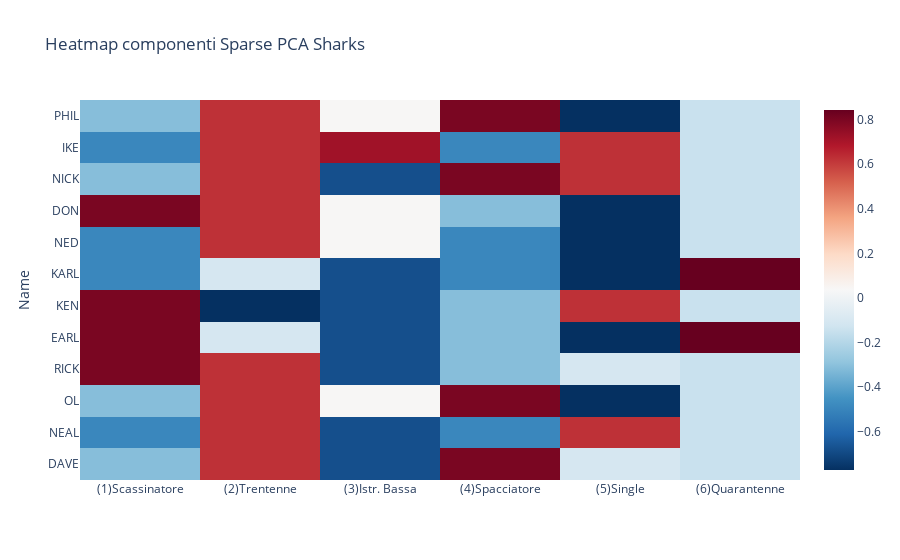

The code cell stored with this chart in its notebook:
### Code cell
title = "Heatmap componenti Sparse PCA Sharks"
px.imshow(df_spca[df_spca['Gang']=='Sharks'][df_spca.columns[:-1]],color_continuous_scale='RdBu_r',aspect='Auto',title = title)

### Figure 1 — Plotly figure (JSON) as saved in the notebook; plotly's stock layout.template omitted (floating-point values rounded to 4 significant figures)
{"data": [{"coloraxis": "coloraxis", "hovertemplate": "x: %{x}<br>Name: %{y}<br>color: %{z}<extra></extra>", "name": "0", "type": "heatmap", "x": ["(1)Scassinatore", "(2)Trentenne", "(3)Istr. Bassa", "(4)Spacciatore", "(5)Single", "(6)Quarantenne"], "xaxis": "x", "y": ["PHIL", "IKE", "NICK", "DON", "NED", "KARL", "KEN", "EARL", "RICK", "OL", "NEAL", "DAVE"], "yaxis": "y", "z": [[-0.3098, 0.6264, 0.04285, 0.8033, -0.7724, -0.1467], [-0.4936, 0.6264, 0.7208, -0.4932, 0.6264, -0.1467], [-0.3098, 0.6264, -0.6787, 0.8033, 0.6264, -0.1467], [0.8034, 0.6264, 0.04285, -0.3102, -0.7724, -0.1467], [-0.4936, 0.6264, 0.04285, -0.4932, -0.7724, -0.1467], [-0.4936, -0.1049, -0.6787, -0.4932, -0.7724, 0.8434], [0.8034, -0.7724, -0.6787, -0.3102, 0.6264, -0.1467], [0.8034, -0.1049, -0.6787, -0.3102, -0.7724, 0.8434], [0.8034, 0.6264, -0.6787, -0.3102, -0.1049, -0.1467], [-0.3098, 0.6264, 0.04285, 0.8033, -0.7724, -0.1467], [-0.4936, 0.6264, -0.6787, -0.4932, 0.6264, -0.1467], [-0.3098, 0.6264, -0.6787, 0.8033, -0.1049, -0.1467]]}], "layout": {"coloraxis": {"colorscale": [[0, "rgb(5,48,97)"], [0.1, "rgb(33,102,172)"], [0.2, "rgb(67,147,195)"], [0.3, "rgb(146,197,222)"], [0.4, "rgb(209,229,240)"], [0.5, "rgb(247,247,247)"], [0.6, "rgb(253,219,199)"], [0.7, "rgb(244,165,130)"], [0.8, "rgb(214,96,77)"], [0.9, "rgb(178,24,43)"], [1, "rgb(103,0,31)"]]}, "title": {"text": "Heatmap componenti Sparse PCA Sharks"}, "xaxis": {"anchor": "y", "domain": [0, 1]}, "yaxis": {"anchor": "x", "autorange": "reversed", "domain": [0, 1], "title": {"text": "Name"}}}}
